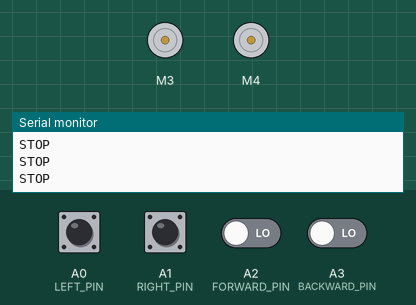
Recording of a sketch running on a simulated Arduino Uno, built with avr-gcc and run on an emulated ATmega328P. On the bench: 2 × DC motor (green arrow = forward, orange = backward, longer = faster), the last lines printed to the serial monitor. The inputs (shaded band) are chosen by the test bench; at power-on: A0 (LEFT_PIN), A1 (RIGHT_PIN), A2 (FORWARD_PIN), A3 (BACKWARD_PIN) LOW.

Above: at 1.2 s.
1.3 s: A1 (RIGHT_PIN) pulled HIGH for 0.15 s
At 1.38 s:
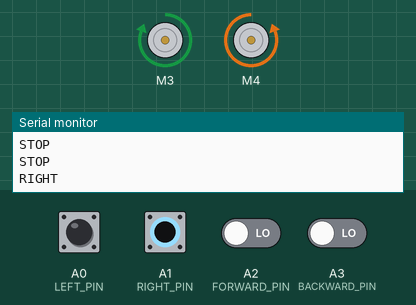
2.9 s: A2 (FORWARD_PIN) driven HIGH
At 3.6 s:
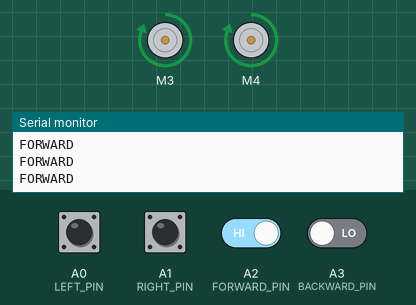
4.4 s: A2 (FORWARD_PIN) driven LOW
At 5.6 s:
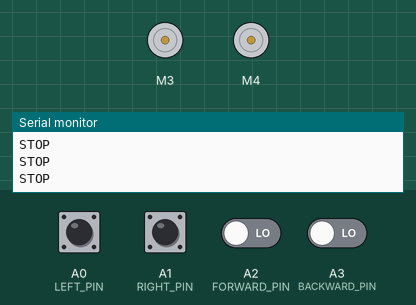
5.9 s: A3 (BACKWARD_PIN) driven HIGH
At 7.0 s:
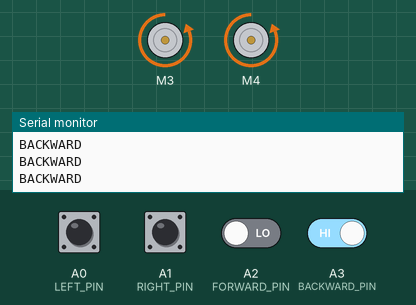
7.4 s: A3 (BACKWARD_PIN) driven LOW
At 8.3 s:
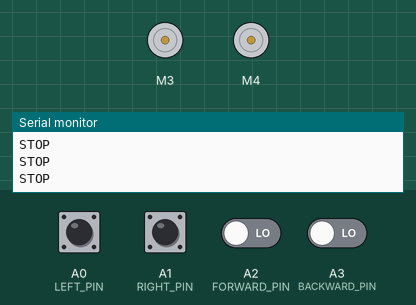
8.9 s: A0 (LEFT_PIN) pulled HIGH for 0.15 s
At 8.97 s:
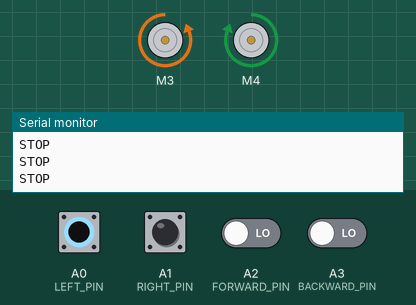
Timing chart, 0 to 11.5 s (numbered marks = the images above; inputs shaded):
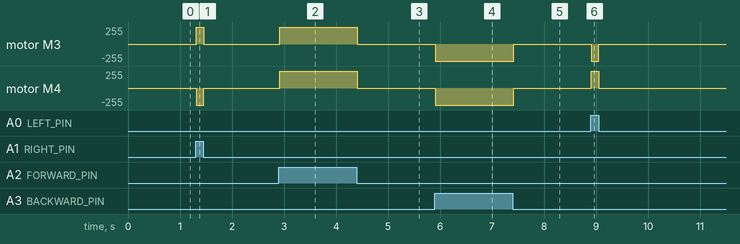

Measured:
- after the input at 1.3 s, motor M3: stopped → forward 255/255 at once, → stopped 0.14 s later; motor M4: stopped → backward 255/255 at once, → stopped 0.14 s later
- after the input at 2.9 s, motor M3, motor M4: stopped → forward 255/255 at once
- after the input at 4.4 s, motor M3, motor M4: forward 255/255 → stopped at once
- after the input at 5.9 s, motor M3, motor M4: stopped → backward 255/255 at once
- after the input at 7.4 s, motor M3, motor M4: backward 255/255 → stopped at once
- after the input at 8.9 s, motor M3: stopped → backward 255/255 at once, → stopped 0.14 s later; motor M4: stopped → forward 255/255 at once, → stopped 0.14 s later

The sketch:

Mechanical_Layer.ino
```cpp
#include <AFMotor.h>

AF_DCMotor leftMotors(3);
AF_DCMotor rightMotors(4);

const int STOP_PIN = A0;
const int FORWARD_PIN = A2;
const int BACKWARD_PIN = A3;
const int LEFT_PIN = A0;
const int RIGHT_PIN = A1;

void StopAll(){
   leftMotors.run(RELEASE);
   rightMotors.run(RELEASE);
}

void GoForward(){
   leftMotors.run(FORWARD);
   rightMotors.run(FORWARD);
}

void GoBackward(){
   leftMotors.run(BACKWARD);
   rightMotors.run(BACKWARD);
}

void TurnLeft(){
   leftMotors.run(BACKWARD);
   rightMotors.run(FORWARD);
}

void TurnRight(){
   leftMotors.run(FORWARD);
   rightMotors.run(BACKWARD);
}


void DEMO_MODE(){

    Serial.println("FORWARD");
    GoForward();
    delay(2000);

    Serial.println("BACKWARD");
    GoBackward();
    delay(2000);

    Serial.println("LEFT");
    TurnLeft();
    delay(2000);

    Serial.println("RIGHT");
    TurnRight();
    delay(2000);

    StopAll();
    delay(3000);
}

void setup() {
  Serial.begin(9600);

  // turn on motor
  leftMotors.setSpeed(255);
  leftMotors.run(RELEASE);

  // turn on motor
  rightMotors.setSpeed(255);
  rightMotors.run(RELEASE);
}

void loop() {

  if(digitalRead(FORWARD_PIN)){
    Serial.println("FORWARD");
    GoForward();
  }
  else if(digitalRead(BACKWARD_PIN)){
    Serial.println("BACKWARD");
    GoBackward();
  }
  else if(digitalRead(LEFT_PIN)){
    //Serial.println("LEFT");
    TurnLeft();
  }
  else if(digitalRead(RIGHT_PIN)){
    Serial.println("RIGHT");
    TurnRight();
  }
  else{
    Serial.println("STOP");
    StopAll();
  }
}
```
